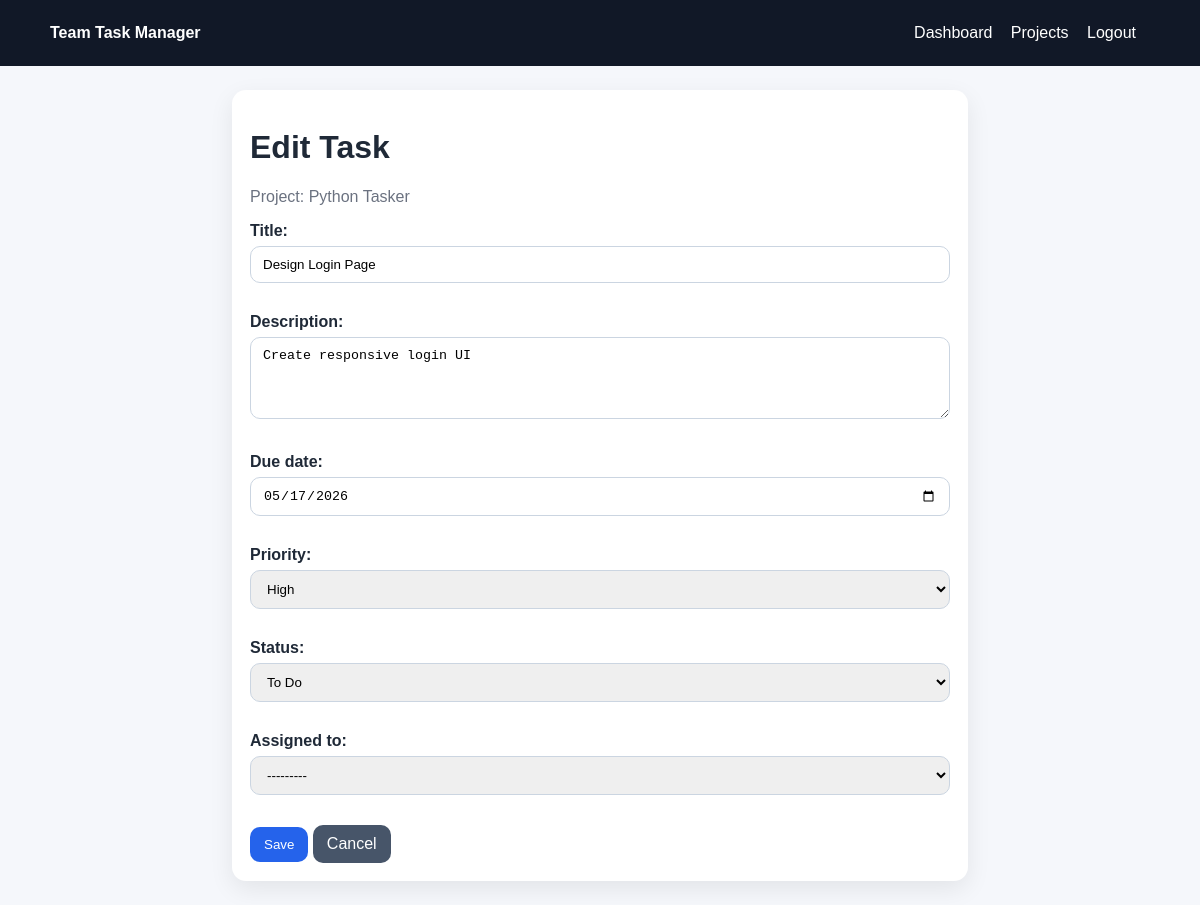
The page /tasks/1/edit/ (signed in) on the database its author committed.
### manager/models.py (models this page shows, shortened)
class Project(models.Model):
    name = models.CharField(max_length=120)
    description = models.TextField(blank=True)
    created_by = models.ForeignKey(settings.AUTH_USER_MODEL, on_delete=models.CASCADE, related_name='created_projects')
    created_at = models.DateTimeField(auto_now_add=True)
    class Meta:
        ordering = ['-created_at']

class Task(models.Model):
    PRIORITY_LOW = 'Low'
    PRIORITY_MEDIUM = 'Medium'
    PRIORITY_HIGH = 'High'
    PRIORITY_CHOICES = [(PRIORITY_LOW, 'Low'), (PRIORITY_MEDIUM, 'Medium'), (PRIORITY_HIGH, 'High')]
    STATUS_TODO = 'To Do'
    STATUS_PROGRESS = 'In Progress'
    STATUS_DONE = 'Done'
    STATUS_CHOICES = [(STATUS_TODO, 'To Do'), (STATUS_PROGRESS, 'In Progress'), (STATUS_DONE, 'Done')]
    project = models.ForeignKey(Project, on_delete=models.CASCADE, related_name='tasks')
    title = models.CharField(max_length=150)
    description = models.TextField(blank=True)
    due_date = models.DateField(null=True, blank=True)
    priority = models.CharField(max_length=10, choices=PRIORITY_CHOICES, default=PRIORITY_MEDIUM)
    status = models.CharField(max_length=20, choices=STATUS_CHOICES, default=STATUS_TODO)
    assigned_to = models.ForeignKey(settings.AUTH_USER_MODEL, on_delete=models.SET_NULL, null=True, blank=True, related_name='assigned_tasks')
    created_by = models.ForeignKey(settings.AUTH_USER_MODEL, on_delete=models.CASCADE, related_name='created_tasks')
    created_at = models.DateTimeField(auto_now_add=True)
    updated_at = models.DateTimeField(auto_now=True)
    class Meta:
        ordering = ['-created_at']

### manager/views.py (the view)
# urls.py: path('tasks/<int:task_id>/edit/', views.task_update, name='task_update'),
@login_required
def task_update(request, task_id):
    task = get_object_or_404(Task, id=task_id)
    if not can_manage_project(request.user, task.project):
        return HttpResponseForbidden('Only admins can edit this task.')
    form = TaskForm(request.POST or None, instance=task)
    form.fields['assigned_to'].queryset = User.objects.filter(project_memberships__project=task.project).distinct()
    if request.method == 'POST' and form.is_valid():
        form.save()
        messages.success(request, 'Task updated.')
        return redirect('project_detail', project_id=task.project.id)
    return render(request, 'manager/task_form.html', {'form': form, 'title': 'Edit Task', 'project': task.project})

### manager/forms.py
class TaskForm(forms.ModelForm):
    class Meta:
        model = Task
        fields = ('title', 'description', 'due_date', 'priority', 'status', 'assigned_to')
        widgets = {'description': forms.Textarea(attrs={'rows': 4}), 'due_date': forms.DateInput(attrs={'type': 'date'})}

### manager/permissions.py (called while the page is built)
def can_manage_project(user, project):
    return user.is_superuser or is_project_admin(user, project)

### manager/templates/manager/task_form.html (shortened to what this page needs)
{% extends 'manager/base.html' %}
{% block content %}
<div class="card" style="max-width:700px;margin:0 auto;">
  <h1>{{ title }}</h1>
  <p class="muted">Project: {{ project.name }}</p>
  <form method="post">
    {{ form.as_p }}
    <button class="btn" type="submit">Save</button>
    <a class="btn secondary" href="{% url 'project_detail' project.id %}">Cancel</a>
  </form>
</div>
{% endblock %}

### manager/templates/manager/base.html (style rules this page uses)
body { font-family: Arial, sans-serif; margin:0; background:#f5f7fb; color:#1f2937; }
.card { background:white; border-radius:14px; padding:18px; box-shadow:0 8px 24px rgba(0,0,0,.08); margin-bottom:18px; }
.btn { display:inline-block; background:#2563eb; color:white; padding:10px 14px; border:none; border-radius:10px; text-decoration:none; cursor:pointer; }
.btn.secondary { background:#475569; }
input, select, textarea { width:100%; padding:10px 12px; border:1px solid #cbd5e1; border-radius:10px; box-sizing:border-box; margin-top:6px; margin-bottom:14px; }
label { font-weight:bold; }
.muted { color:#6b7280; }

### rows shown on the page
Project: name "Python Tasker"
Task: title "Design Login Page", description "Create responsive login UI", due_date "05/17/2026", priority "High", status "To Do", assigned_to "---------"

### other values the page prints
{{ title }} "Edit Task"
